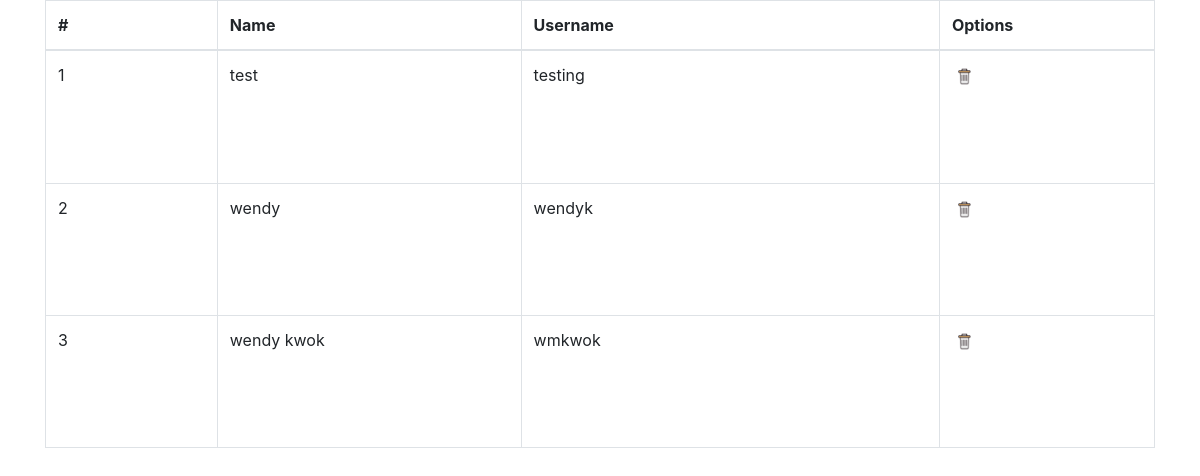
The app's page /user.php, older data.
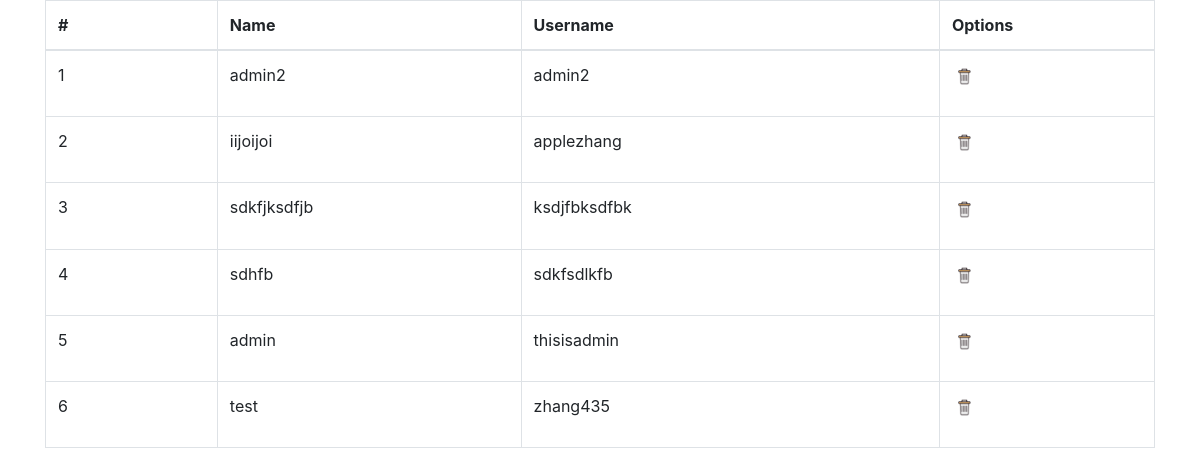
The same page, newer data.
### tables this page shows
CREATE TABLE `users` (
  `username` varchar(20) NOT NULL,
  `name` varchar(30) NOT NULL,
  `email` varchar(60) NOT NULL,
  `password` varchar(255) NOT NULL,
  `schooltype` varchar(20) NOT NULL,
  `schoollevel` varchar(20) NOT NULL,
  `state` varchar(20) NOT NULL,
  `bio` varchar(255) NOT NULL,
  `admin` tinyint(1) NOT NULL
);

### user.php (the view, shortened to what this page needs)
<!doctype html>
<html>
<head>
	<?php include 'stylesheet.php';?>
</head>
<body>
<div class="container">
<table width="554" height="448" class="table table-bordered">
  <thead>
    <tr>
      <th width="69">#</th>
      <th width="122">Name</th>
      <th width="168">Username</th>
      <th width="66" style="width: 3.5em;">Options</th>
    </tr>
  </thead>
  <tbody>
    <?php
       $conn = connection();
       mysqli_select_db($conn, "resource");
       $listUsers="SELECT name, username FROM users";
       $listUsers=mysqli_query($conn, $listUsers);
       if(mysqli_num_rows($listUsers)){
         $counter=1;
         while($row=mysqli_fetch_assoc($listUsers)){
			 $deletename = $row["username"];
			 $options="<td><a href='delete.php?dname=$deletename'><img src=\"fonts/trash.ico\" width=\"25\" height=\"25\" /></a> </td>";
            echo("<tr>");
            echo("<td>{$counter}</td>");
            echo("<td>{$row["name"]}</td>");
            echo("<td>{$row["username"]}</td>");
            echo($options);
            echo("</tr>");
            $counter+=1;
         }
    }
       ?>
  </tbody>
</table>
</div>
</body>
</html>

### stylesheet.php (shortened to what this page needs)
<link rel="stylesheet" href="https://maxcdn.bootstrapcdn.com/bootstrap/4.0.0-alpha.6/css/bootstrap.min.css">

Row changes from the older to the newer data that the page shows:
removed users: name "test", username "testing"
removed users: name "wendy", username "wendyk"
removed users: name "wendy kwok", username "wmkwok"
added users: name "admin2", username "admin2"
added users: name "iijoijoi", username "applezhang"
added users: name "sdkfjksdfjb", username "ksdjfbksdfbk"
added users: name "sdhfb", username "sdkfsdlkfb"
added users: name "admin", username "thisisadmin"
added users: name "test", username "zhang435"
